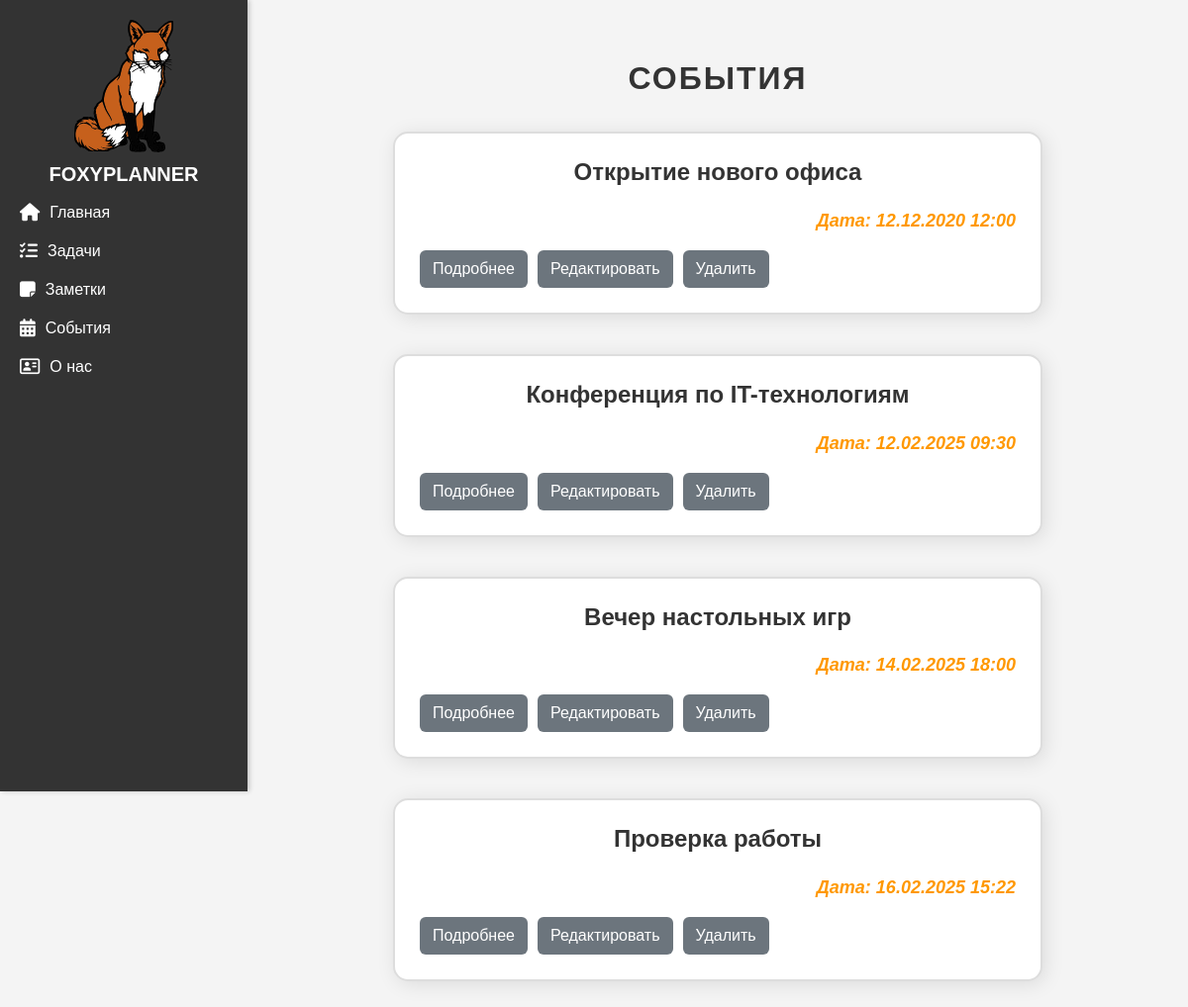
Page /events/ (upper part) on the earlier database version.
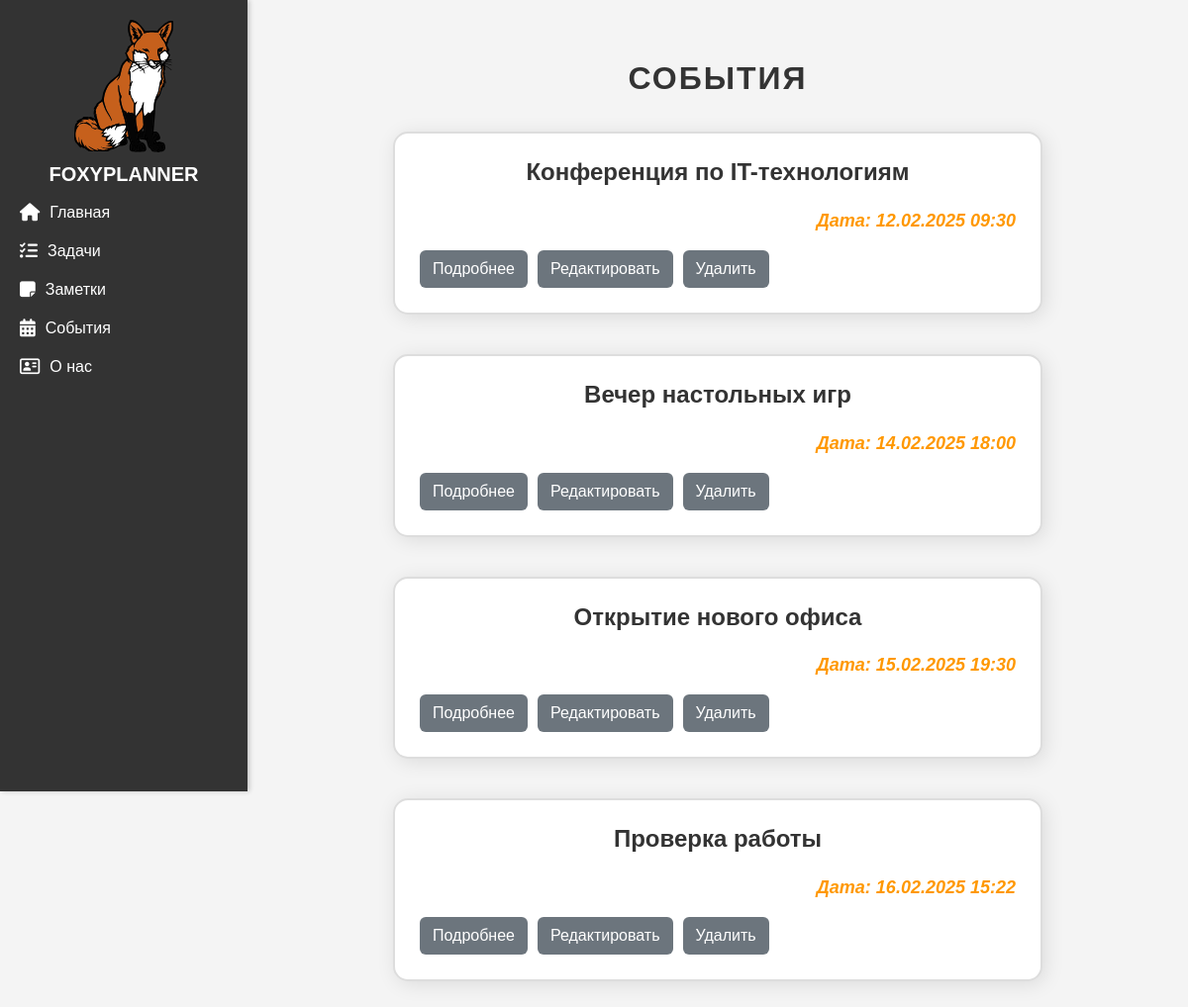
Same page on the later database version.
### events/models.py (models this page shows, shortened)
class Articles(models.Model):
    title = models.CharField(max_length=200, verbose_name="Название события")
    description = models.TextField(verbose_name="Полное описание")
    published_date = models.DateTimeField(verbose_name="Дата публикации")
    class Meta:
        verbose_name = "Событие"
        verbose_name_plural = "События"

### events/views.py (the view)
# urls.py: path('', views.events_home, name='events_home'),
def events_home(request):
    events = Articles.objects.order_by('published_date')
    return render(request, 'events/events_home.html', {'events': events})

### events/templates/events/events_home.html (shortened to what this page needs)
{% extends 'main/layout.html'%}
{% block content %}
<h1>События</h1>
{% if events%}
<div class="events-container">
    {% for el in events %}
    <div class="article-container">
        <h3 class="article-title">{{ el.title }}</h3>
        <p class="article-date">Дата: {{ el.published_date|date:"d.m.Y H:i" }}</p>
         <div class="event-buttons">
            <a href="{% url 'event_detail' el.id %}" class="btn btn-detail">Подробнее</a>
            <a href="{% url 'event_update' el.id %}" class="btn btn-edit">Редактировать</a>
            <a href="{% url 'event_delete' el.id %}" class="btn btn-delete">Удалить</a>
        </div>
    </div>
    {% endfor %}
</div>
{% else %}
<p>У вас нет записей!</p>
{% endif %}
{% endblock %}

Differences in the rows shown:
changed Articles "Открытие нового офиса": published_date "12.12.2020 12:00" → "15.02.2025 19:30"; moves down the list
